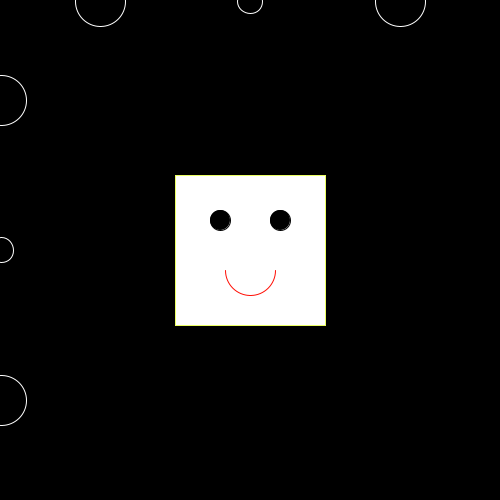
Frame 1 (no input)
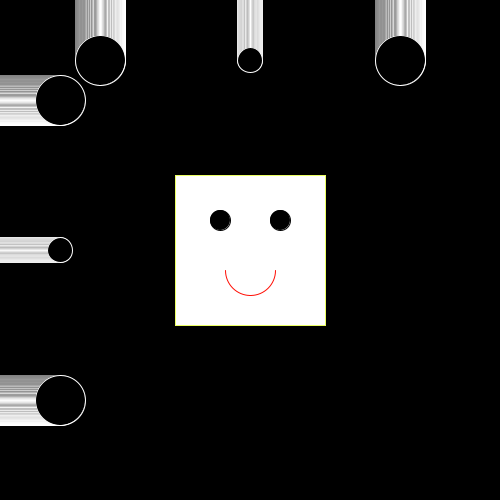
Frame 60 (the mouse pressed at the canvas centre just before this capture)
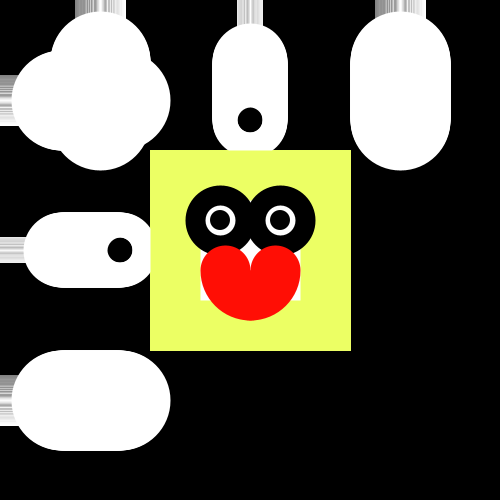
Frame 120 (the mouse held since frame 60 and released just before this capture)

The Processing sketch that drew these frames (run headless with seeded random() and noise(); from frame 60 on, the mouse is pressed at the canvas centre):

// Processing sketch: processing_72148
// ── processing_72148.pde

float eyeR;
float eyeG;
float eyeB;

int x = 0;
int y = 0;
int speed = 1;

void setup () {
size (500, 500) ;
background (0) ; 
smooth () ;
}

void draw () {

x = x + speed;
if ((x > width) || (x < 0 )) {
  speed = speed * -1; }
  
y = y + speed;   
  
if ((y > height) || (y < 0 )) {
  speed = speed * -1;
}

// Display circle at x location
stroke (255) ; 
fill (0) ;
ellipse (x, 100, 50, 50) ;

// Display circle at x location
stroke (255) ; 
fill (0) ;
ellipse (x, 400, 50, 50) ;

// Display circle at x location
stroke (255) ; 
fill (0) ;
ellipse (x, 250, 25, 25) ;

// Display circle at y location

stroke (255) ; 
fill (0) ;
ellipse (100, y, 50, 50) ;

stroke (255) ; 
fill (0) ;
ellipse (400, y, 50, 50) ;

stroke (255) ; 
fill (0) ;
ellipse (250, y, 25, 25) ;

fill (255) ; 
stroke (236,255,100) ; 
rectMode (CENTER) ;
rect (250,250,150,150) ;

// Draw Rect's eyes

fill (0) ; 
stroke (0) ;
ellipse (220, 220, 20, 20) ; 
ellipse (280, 220, 20, 20) ; 

// Smile

stroke (255,14,5) ; 
noFill();
arc(250, 270, 50, 50, 0, HALF_PI);
arc(250, 270, 50, 50, HALF_PI, PI);

}

void mousePressed () {

// Smile

stroke (10,80,252) ; 
strokeWeight (50) ; 
noFill();
arc(250, 270, 50, 50, 0, HALF_PI);
arc(250, 270, 50, 50, HALF_PI, PI);

}

void keyPressed () {

stroke (21,160,36) ; 
strokeWeight (20) ; 
noFill();
arc(250, 270, 50, 50, 0, HALF_PI);
arc(250, 270, 50, 50, HALF_PI, PI);

}
